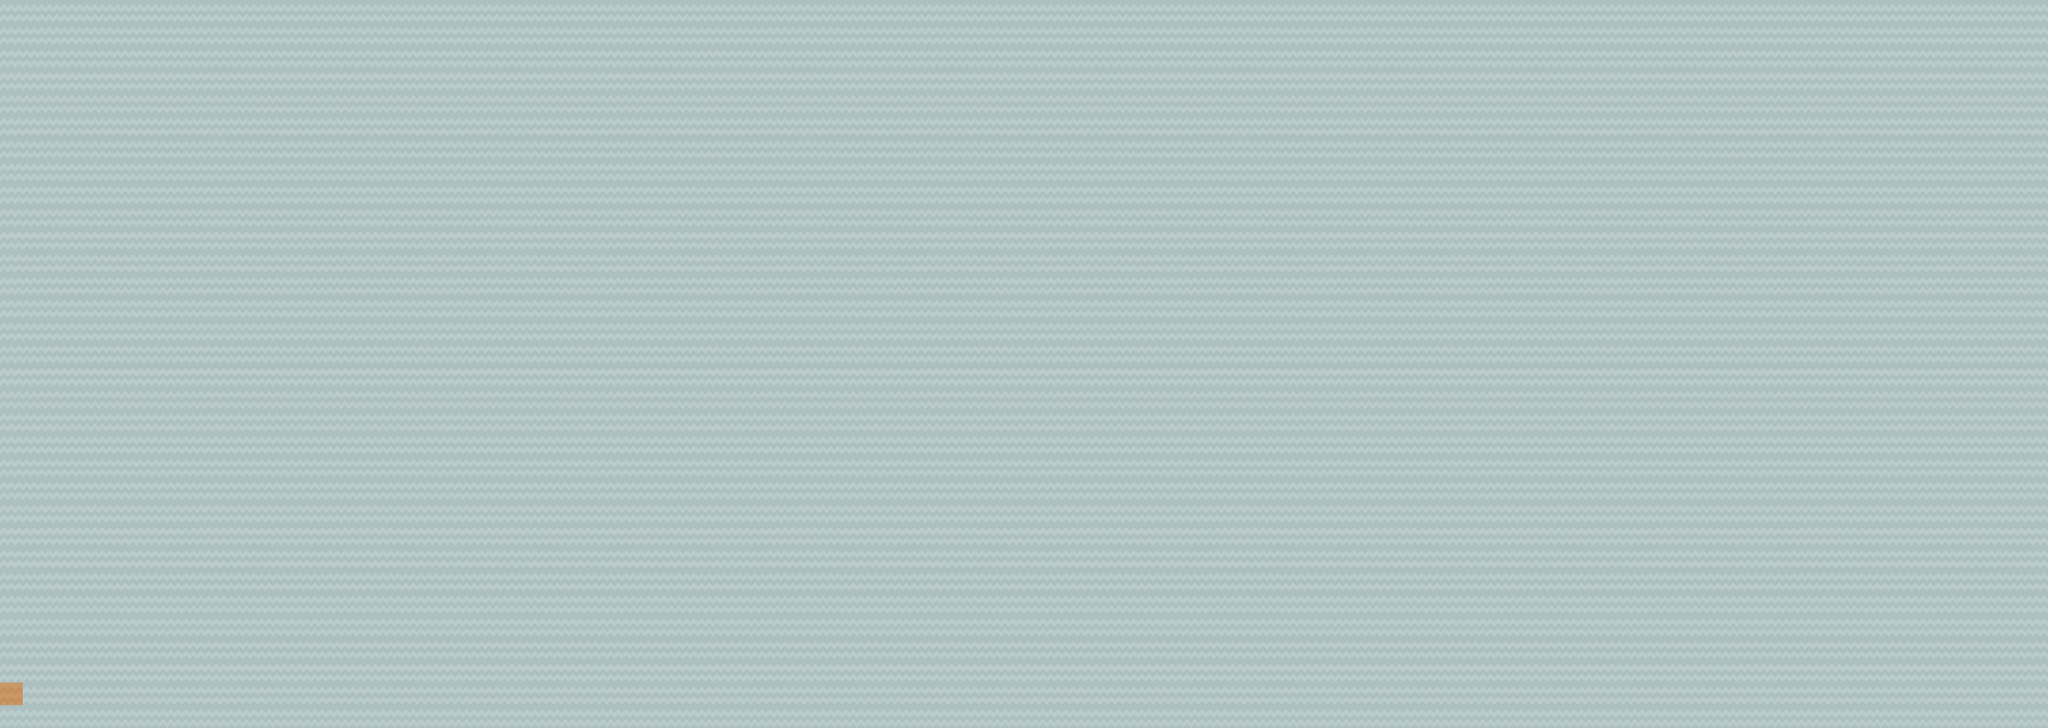

The image is a tile-based game level rendered from a .tmx file. Its description and source (layers, tilesets, objects; grid data summarised) follow:
An orthogonal 90x32 tile map with 70x70 px tiles, 3 tile layers (background, platforms, foreground) and 22 objects (10x pymunktmx_box, 9x pymunktmx_poly, platakart_start_position).

<map version="1.0" orientation="orthogonal" width="90" height="32" tilewidth="70" tileheight="70">
 <properties>
  <property name="description" value="[not set]" />
  <property name="name" value="half pipe" />
  <property name="thumbnail" value="testtrack-thumb" />
 </properties>
 <tileset firstgid="1" source="tiles_spritesheet.tsx" />
 <layer name="background" width="90" height="32">
  <data>[2880 cells, 2880 non-empty, 1 distinct tile ids]</data>
 </layer>
 <layer name="platforms" width="90" height="32">
  <data>[2880 cells, 1 non-empty, 1 distinct tile ids]</data>
 </layer>
 <layer name="foreground" width="90" height="32">
  <data>[2880 cells, 0 non-empty, 0 distinct tile ids]</data>
 </layer>
 <objectgroup name="terrain" width="90" height="32">
  <object type="pymunktmx_box" x="70" y="2100" width="6160" height="70">
  </object>
  <object type="pymunktmx_box" x="6230" y="-210" width="70" height="2380">
  </object>
  <object type="pymunktmx_box" x="0" y="-840" width="70" height="3010">
  </object>
  <object type="pymunktmx_poly" x="1260" y="2100">
   <polygon points="0,0 0,-560 70,-560 107,-417 133,-313 197,-177 255,-111 350,-70 490,-70 490,0" />
  </object>
  <object type="pymunktmx_poly" x="2310" y="2100">
   <polygon points="0,0 0,-70 140,-70 239,-111 301,-177 363,-312 387,-415 420,-560 490,-560 490,0" />
  </object>
  <object type="pymunktmx_poly" x="5460" y="1750">
   <polygon points="0,0 0,-70 140,-70 239,-111 301,-177 363,-312 387,-415 420,-560 490,-560 490,0" />
  </object>
  <object type="pymunktmx_poly" x="4410" y="1750">
   <polygon points="0,0 0,-560 70,-560 107,-417 133,-313 197,-177 255,-111 350,-70 490,-70 490,0" />
  </object>
  <object type="pymunktmx_box" x="4410" y="1750" width="1540" height="350">
  </object>
  <object type="pymunktmx_box" x="2800" y="1540" width="700" height="560">
  </object>
  <object type="pymunktmx_box" x="980" y="1540" width="280" height="560">
  </object>
  <object x="1540" y="2240" />
  <object type="pymunktmx_box" x="3500" y="1190" width="910" height="910">
  </object>
  <object type="pymunktmx_box" x="5950" y="1190" width="280" height="910">
  </object>
  <object type="pymunktmx_poly" x="3500" y="1540">
   <polygon points="0,0 0,-350 -104,-200 -212,-122 -422,-50 -700,0" />
  </object>
  <object type="pymunktmx_poly" x="70" y="2100">
   <polygon points="0,0 0,-1120 420,-1120 472,-982 591,-800 757,-639 910,-560 910,0" />
  </object>
  <object type="pymunktmx_poly" x="5880" y="1190">
   <polygon points="0,0 16,-217 67,-842 350,-840 350,0" />
  </object>
  <object type="pymunktmx_poly" x="4200" y="1190">
   <polygon points="0,0 0,-350 -104,-200 -212,-122 -422,-50 -700,0" />
  </object>
  <object x="2030" y="2100" />
  <object type="pymunktmx_box" x="1750" y="2030" width="560" height="70">
  </object>
  <object type="pymunktmx_box" x="4900" y="1680" width="560" height="70">
  </object>
  <object type="pymunktmx_poly" x="4200" y="1190">
   <polygon points="0,0 0,-350 210,-350 252,-118 280,0" />
  </object>
 </objectgroup>
 <objectgroup name="control" width="90" height="32" visible="0">
  <object type="platakart_start_position" x="210" y="910" width="70" height="70">
   <ellipse />
  </object>
 </objectgroup>
</map>
